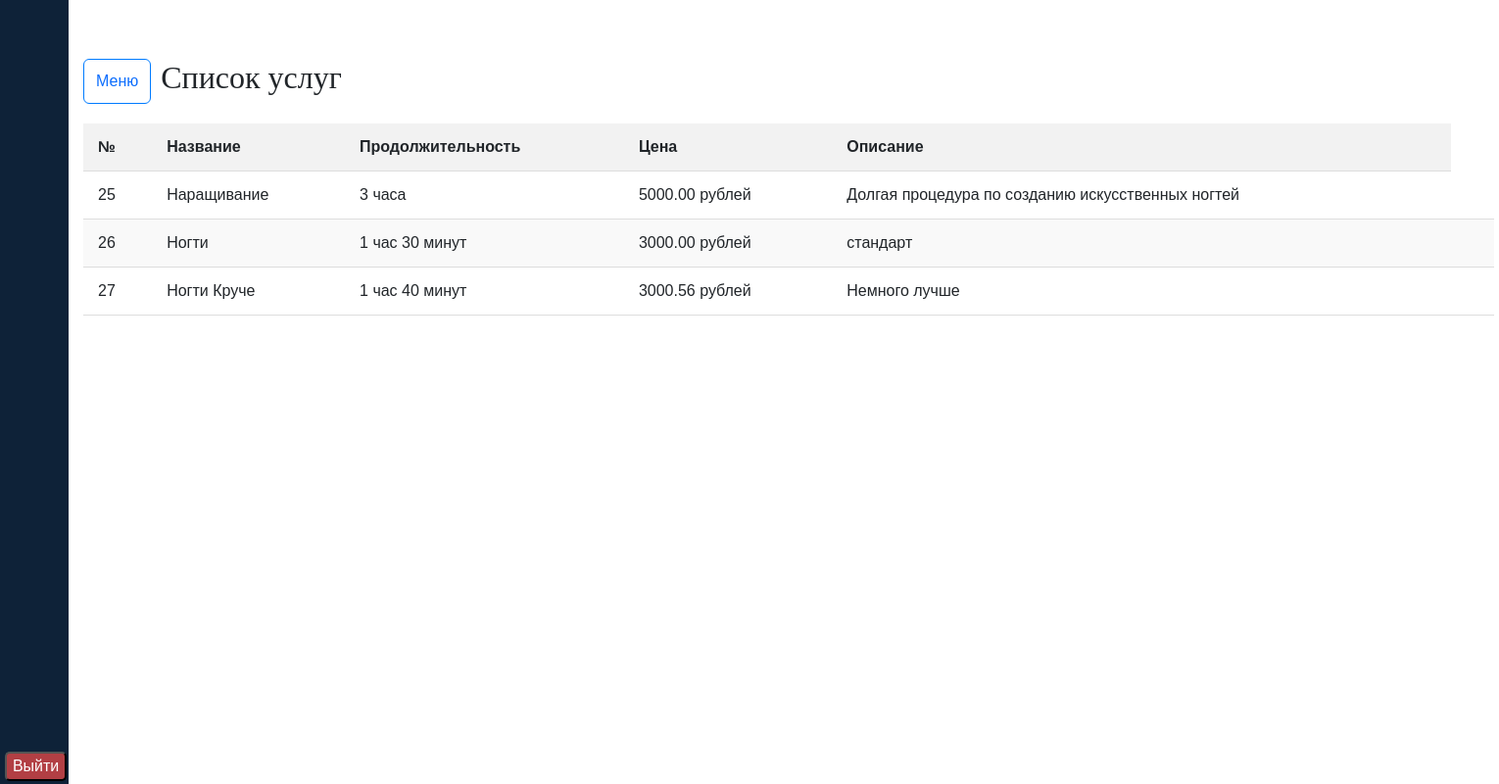
Screenshot of /appointment/app-admin/service-list/ (signed in) with the database file from the repository.
### appointment/models.py (models this page shows, shortened)
class Service(models.Model):
    name = models.CharField(max_length=100, blank=False)
    description = models.TextField(blank=True, null=True)
    duration = models.DurationField(validators=[MinValueValidator(datetime.timedelta(seconds=1))])
    price = models.DecimalField(max_digits=8, decimal_places=2, validators=[MinValueValidator(0)])
    image = models.ImageField(upload_to='services/', blank=True, null=True)
    created_at = models.DateTimeField(auto_now_add=True)
    def get_duration_parts(self):
        total_seconds = int(self.duration.total_seconds())
        days = total_seconds // 86400
        hours = (total_seconds % 86400) // 3600
        minutes = (total_seconds % 3600) // 60
        seconds = total_seconds % 60
        return days, hours, minutes, seconds
    def get_duration(self):
        days, hours, minutes, seconds = self.get_duration_parts()
        parts = []
        if days:
            parts.append(f"{days} day{'s' if days > 1 else ''}")
        if hours:
            parts.append(f"{hours} час{'а' if hours > 1 else ''}")
        if minutes:
            parts.append(f"{minutes} минут")
        if seconds:
            parts.append(f"{seconds} секунд{'ы' if seconds > 1 else ''}")
        return ' '.join(parts)
    def get_price(self):
        return (f"{self.price} рублей")
    def get_description(self):
        return self.description

### appointment/views_admin.py (the view)
# urls.py: path('service-list/', views_admin.get_service_list, name='get_service_list'),
@require_user_authenticated
@require_staff_or_superuser
def get_service_list(request):
    services = Service.objects.all()
    context = {'services': services}
    return render(request, 'administration/service_list.html', context=context)

### appointment/templates/administration/service_list.html (shortened to what this page needs)
{% extends 'mainController/layout.html'%}
{% load i18n %}
{% load static %}
{% block customCSS %}
<link rel="stylesheet" href="{%static 'css/app_admin/staff_list.css'%}">
{% endblock %}
{% block body %}
<section class="content content-wrapper">
    <div class="service-container">
        <section class="profile-section">
            <div class="section-header">
                <button class="btn btn-primary" style="margin-right:10px"><a href="{% url 'show_all'%}"> Меню </a></button>
                <h2 class="section-header-itm">{% trans 'Список услуг' %}</h2>
            </div>
            <div class="responsive-table-container">
                <table>
                    <thead>
                    <tr>
                        <th>№</th>
                        <th>{% trans 'Название' %}</th>
                        <th>{% trans 'Продолжительность' %}</th>
                        <th>{% trans 'Цена' %}</th>
                        <th>{% trans 'Описание' %}</th>
                    </tr>
                    </thead>
                    <tbody>
                    {% for service in services %}
                    <tr>
                        <td>{{service.id}}</td>
                        <td>{{ service.name }}</td>
                        <td>{{ service.get_duration }}</td>
                        <td>{{ service.get_price}}</td>
                        <td>{{ service.get_description}}</td>
                        <td>
                        </td>
                    </tr>
                    {% empty %}
                    <tr>
                        <td colspan="3">{% trans 'Услуги не добавлены' %}.</td>
                    </tr>
                    {% endfor %}
                    </tbody>
                </table>
            </div>
        </section>
    </div>
</section>
{% endblock %}

### mainController/static/mainController/css/mainController.css (style rules this page uses)
body { margin: 0 auto; padding: 0; }
.carousel-item h3, h2 { FONT-FAMILY: fangsong; }
body { font-family: 'Poppins', sans-serif; }

### appointment/static/css/app_admin/staff_list.css (style rules this page uses)
.section-header { display:flex; }
.btn-primary { color: black; background-color: white; border-color: #007bff; cursor: pointer; }
.profile-section table { width: 100%; border-collapse: collapse; margin-top: 20px; }
.profile-section th, .profile-section td { padding: 12px 15px; text-align: left; border-bottom: 1px solid #ddd; font-size: 16px; }
.profile-section th { background-color: #f2f2f2; font-weight: bold; }
.profile-section tr:nth-child(even) { background-color: #f9f9f9; }
.profile-section { margin: 0 auto; width: 1440px; }

### rows the page displays
Service: id "25", name "Наращивание", get_duration "3 часа", get_price "5000.00 рублей", get_description "Долгая процедура по созданию искусственных ногтей"
Service: id "26", name "Ногти", get_duration "1 час 30 минут", get_price "3000.00 рублей", get_description "стандарт"
Service: id "27", name "Ногти Круче", get_duration "1 час 40 минут", get_price "3000.56 рублей", get_description "Немного лучше"
